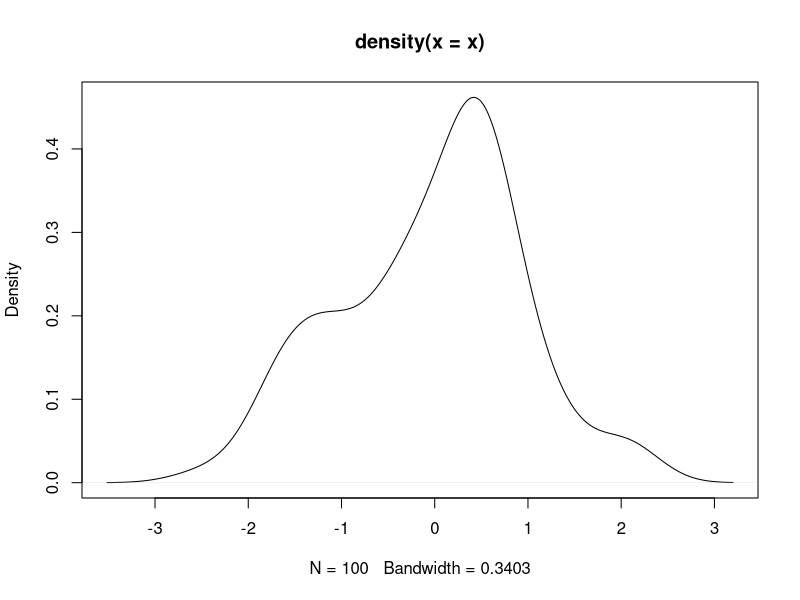
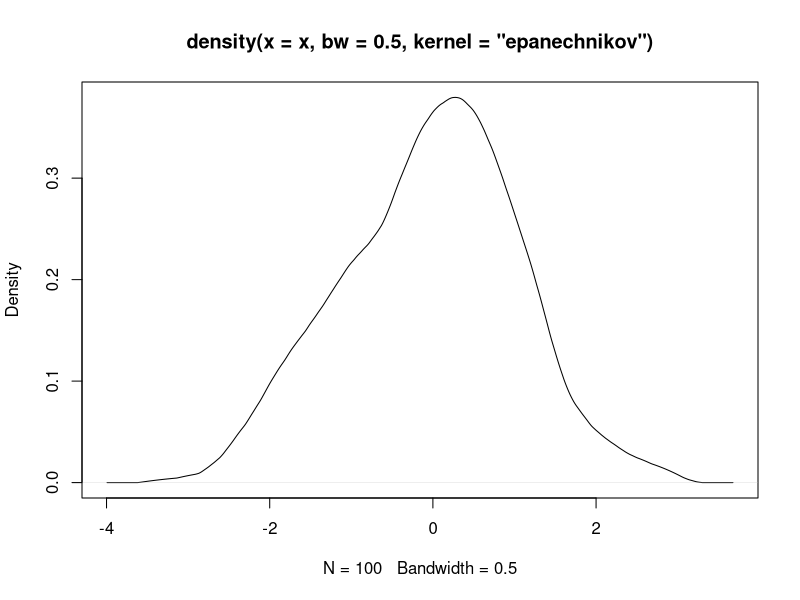

Recreate these plots in R, in order.
#### VL09 Inferenz-Statistik II ####
###################################

setwd("E:/ownCloud/Statistik4Wiwis/01_StatVorlesung/RscriptsVorlesungStatistik")
set.seed(30041777) # Geburtsdatum Gauss

## Kerndichteschätzer
#par(mfrow=c(2,2))
x <- rnorm(100)
kde.default <- density(x)
plot(kde.default)
kde.e1 <- density(x,bw=0.5,kernel="epanechnikov")
plot(kde.e1)
